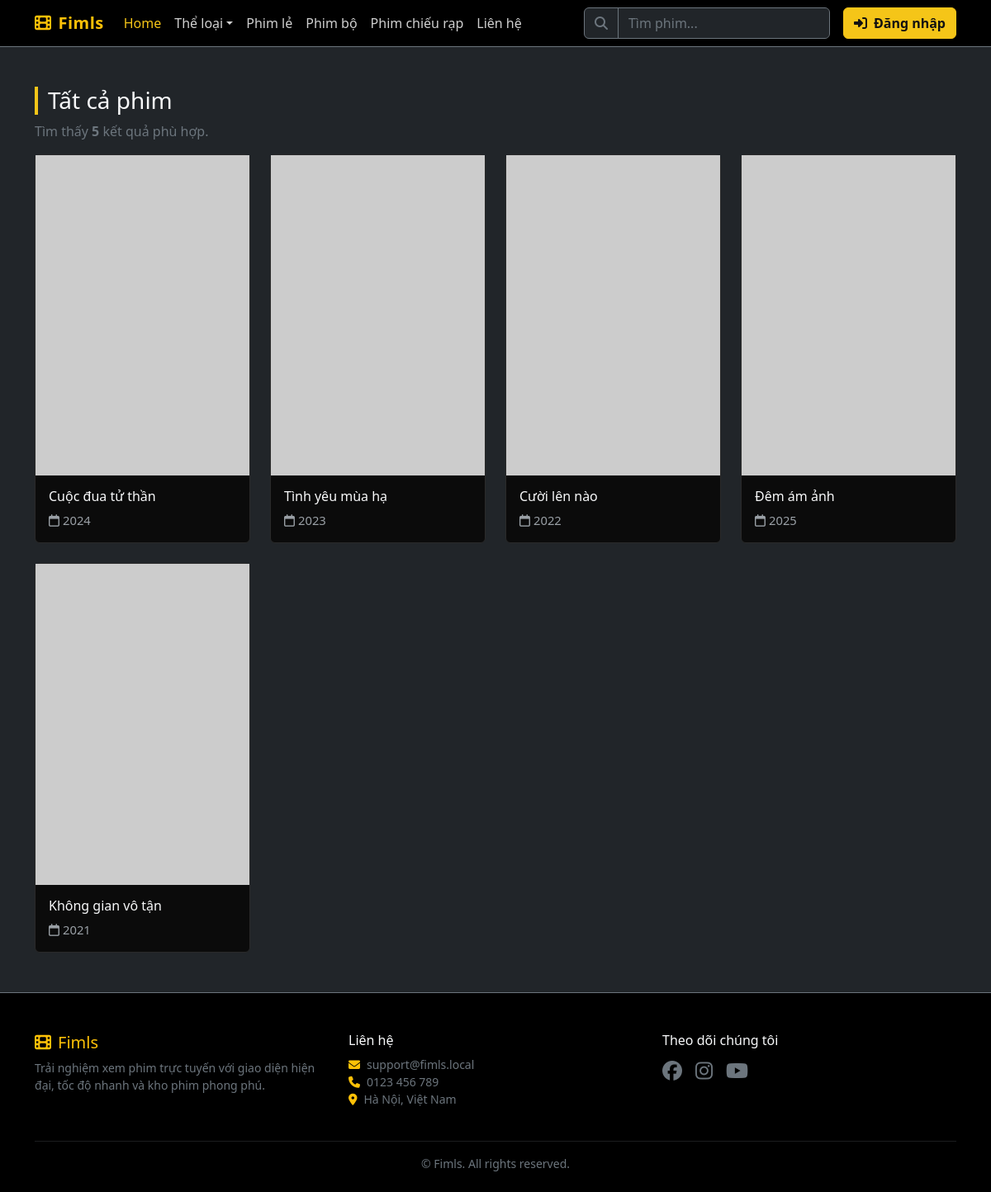
The page /search.php on the database as committed earlier.
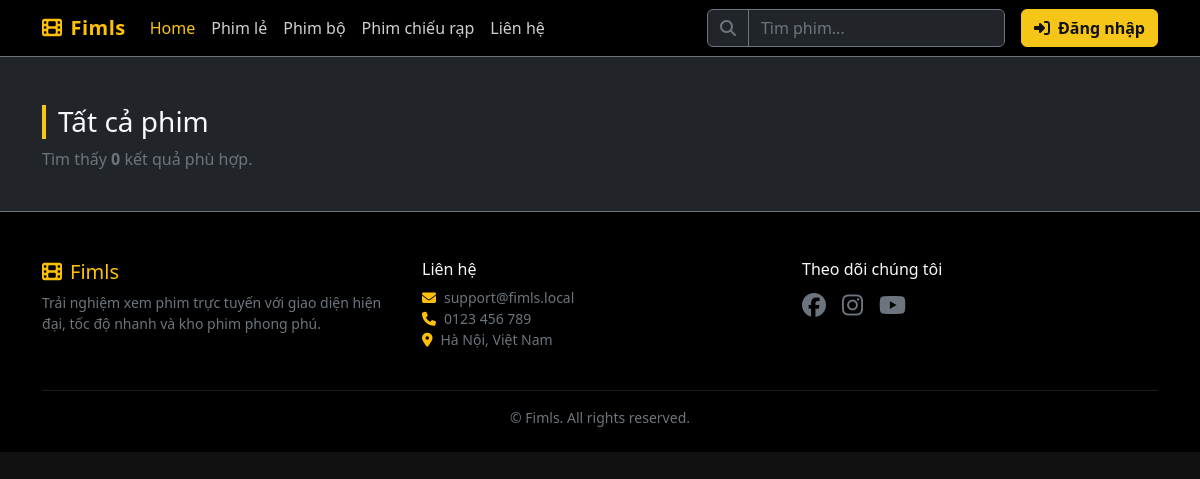
The same page on the database as committed later.
### tables this page shows
CREATE TABLE IF NOT EXISTS movies (
  id INT AUTO_INCREMENT PRIMARY KEY,
  title VARCHAR(255) NOT NULL,
  description TEXT,
  thumbnail VARCHAR(255),
  year YEAR,
  duration VARCHAR(50),
  created_at TIMESTAMP DEFAULT CURRENT_TIMESTAMP
);

### includes/functions.php (called while the page is built, shortened)
<?php
if (!function_exists('getCategories')) {
  function getCategories($mysqli) {
    $sql = "SELECT id, name FROM categories ORDER BY name";
    return $mysqli->query($sql);
  }
}
if (!function_exists('getMovies')) {
  function getMovies($mysqli, $limit = 12) {
    $sql = "
      SELECT
        m.*,
        GROUP_CONCAT(c.name SEPARATOR ', ') AS category_name
      FROM movies m
      LEFT JOIN movie_categories mc ON m.id = mc.movie_id
      LEFT JOIN categories c ON mc.category_id = c.id
      GROUP BY m.id
      ORDER BY m.created_at DESC
      LIMIT ?
    ";
    $stmt = $mysqli->prepare($sql);
    $stmt->bind_param('i', $limit);
    $stmt->execute();
    return $stmt->get_result();
  }
}
?>

### search.php (the view, shortened to what this page needs)
<?php include __DIR__ . '/includes/header.php'; ?>
<?php include __DIR__ . '/includes/navbar.php'; ?>
<?php require __DIR__ . '/includes/config.php'; ?>
<?php require __DIR__ . '/includes/functions.php'; ?>
<?php $q = isset($_GET['q']) ? sanitize($_GET['q']) : ''; ?>
<main class="container my-4 my-md-5">
  <h3 class="section-title"><?php echo $q ? 'Kết quả tìm kiếm cho: "' . $q . '"' : 'Tất cả phim'; ?></h3>
  <?php $results = $q ? searchMovies($mysqli, $q, 48) : getMovies($mysqli, 48); ?>
  <p class="text-secondary">Tìm thấy <strong><?php echo $results->num_rows; ?></strong> kết quả phù hợp.</p>
  <div class="row g-3 g-md-4">
    <?php while($m=$results->fetch_assoc()): ?>
    <div class="col-6 col-md-3">
      <div class="card movie-card h-100">
        <a href="/film_website/movie.php?id=<?php echo $m['id']; ?>" class="text-decoration-none text-light">
          <div class="movie-thumb">
            <img src="<?php echo htmlspecialchars($m['thumbnail'] ?: 'https://picsum.photos/400/600'); ?>" alt="<?php echo htmlspecialchars($m['title']); ?>">
          </div>
          <div class="card-body">
            <h6 class="card-title"><?php echo htmlspecialchars($m['title']); ?></h6>
            <div class="movie-meta d-flex justify-content-between align-items-center">
              <span><i class="fa-regular fa-calendar me-1"></i><?php echo htmlspecialchars($m['year']); ?></span>
            </div>
          </div>
        </a>
      </div>
    </div>
    <?php endwhile; ?>
  </div>
</main>
<?php include __DIR__ . '/includes/footer.php'; ?>

### includes/navbar.php (shortened to what this page needs)
<?php require_once __DIR__ . '/config.php'; ?>
<?php require_once __DIR__ . '/functions.php'; ?>
<?php $__cats = getCategories($mysqli); ?>
<header>
    <nav class="navbar navbar-expand-lg navbar-dark bg-black border-bottom border-secondary sticky-top">
        <div class="container">
            <a class="navbar-brand d-flex align-items-center gap-2 fw-bold text-warning" href="/film_website/index.php">
                <i class="fa-solid fa-film"></i>
                Fimls
            </a>
            <div class="collapse navbar-collapse" id="mainNavbar">
                <ul class="navbar-nav me-auto mb-2 mb-lg-0">
                    <li class="nav-item"><a class="nav-link active" href="/film_website/index.php">Home</a></li>
                    <?php if ($__cats && $__cats->num_rows > 0): ?>
                      <li class="nav-item dropdown">
                        <a class="nav-link dropdown-toggle" href="#" id="genreDropdown" role="button" data-bs-toggle="dropdown" aria-expanded="false">Thể loại</a>
                      </li>
                    <?php endif; ?>
                    <li class="nav-item"><a class="nav-link" href="/film_website/category.php">Phim lẻ</a></li>
                    <li class="nav-item"><a class="nav-link" href="/film_website/category.php">Phim bộ</a></li>
                    <li class="nav-item"><a class="nav-link" href="/film_website/category.php">Phim chiếu rạp</a></li>
                    <li class="nav-item"><a class="nav-link" href="#footer">Liên hệ</a></li>
                </ul>
                <form class="d-flex me-3" role="search" action="/film_website/search.php" method="get">
                    <div class="input-group">
                        <span class="input-group-text bg-dark text-secondary border-secondary"><i class="fa-solid fa-magnifying-glass"></i></span>
                        <input class="form-control bg-dark text-light border-secondary" type="search" name="q" placeholder="Tìm phim..." aria-label="Search">
                    </div>
                </form>
                <?php if (!isset($_SESSION['user'])): ?>
                  <a class="btn btn-warning fw-semibold" href="/film_website/login.php">
                    <i class="fa-solid fa-right-to-bracket me-2"></i>Đăng nhập
                  </a>
                <?php endif; ?>
            </div>
        </div>
    </nav>
</header>

Rows that differ between the two databases and show on the page:
removed movies: title "Cuộc đua tử thần", year "2024"
removed movies: title "Tình yêu mùa hạ", year "2023"
removed movies: title "Cười lên nào", year "2022"
removed movies: title "Đêm ám ảnh", year "2025"
removed movies: title "Không gian vô tận", year "2021"
Other text that changed with them:
$results->num_rows: "5" → "0"
text no longer shown: "Thể loại"
